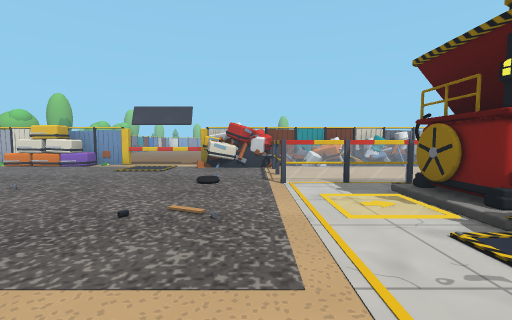
[1] (above)

16 first-person views from a walk through a 3-D level made in the Unity game engine. The camera is 1.5 m above the floor, tilts 4° down and sees 90° across. The floor is counted in squares, 2 m on a side. Each view is taken from the middle of a square. On the plan, view 1 faces up. The plan holds only what a view shows up to about 9 squares ahead; the rest is blank. The place goes on beyond the plan. The player is left out.

[2]
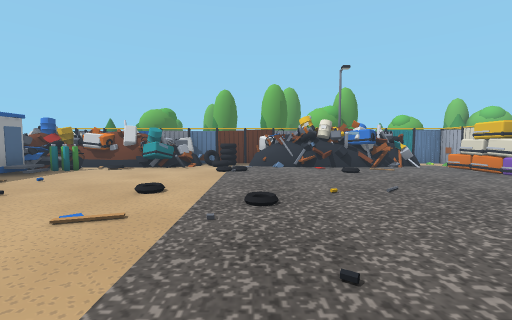

[3]
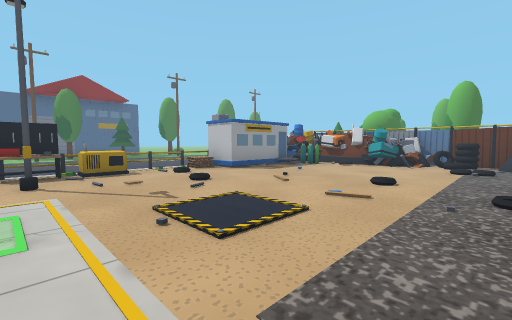

[4]
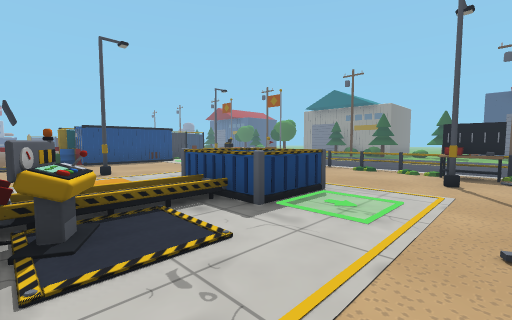

[5]
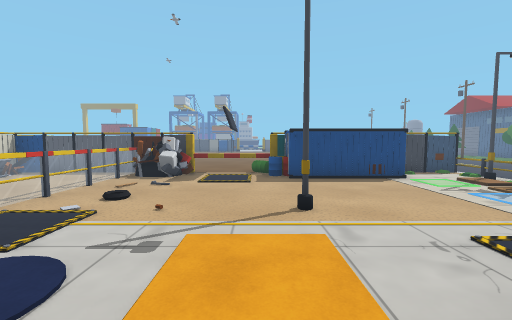

[6]
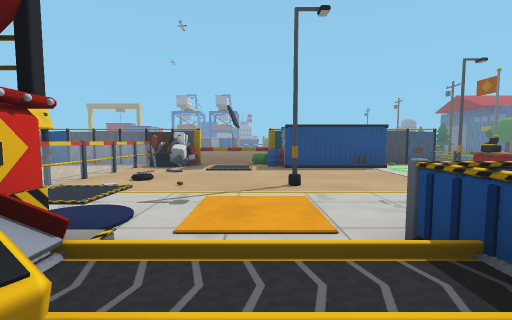

[7]
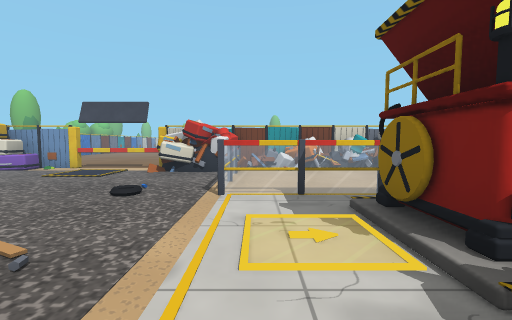

[8]
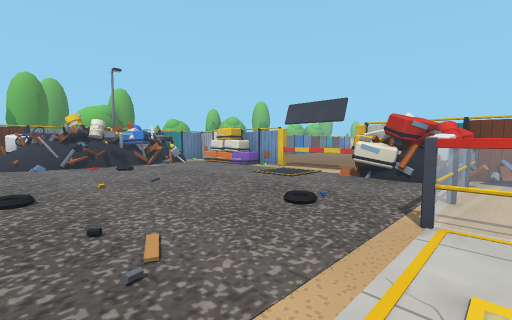

[9]
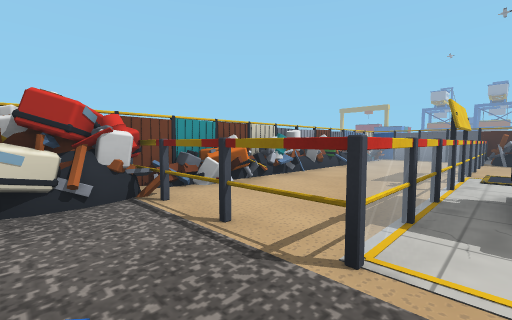

[10]
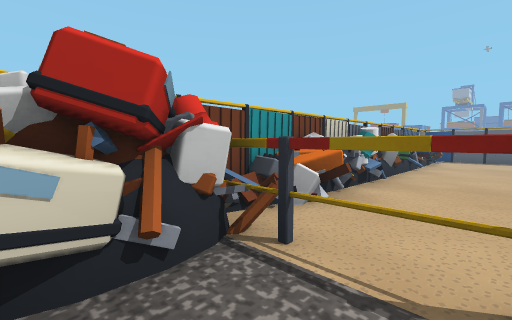

[11]
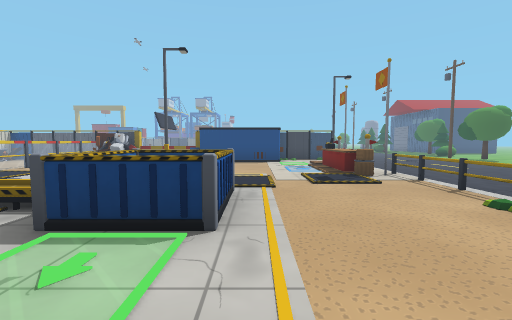

[12]
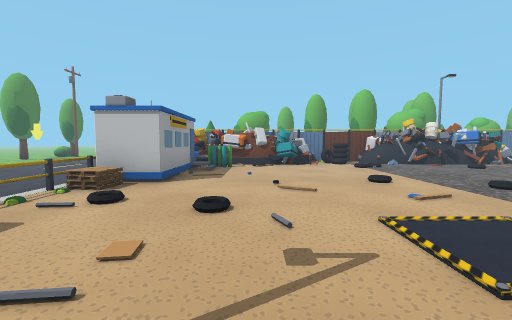

[13]
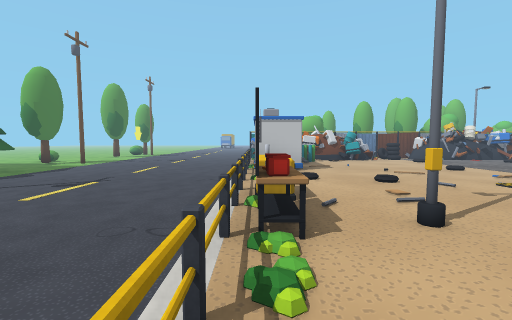

[14]
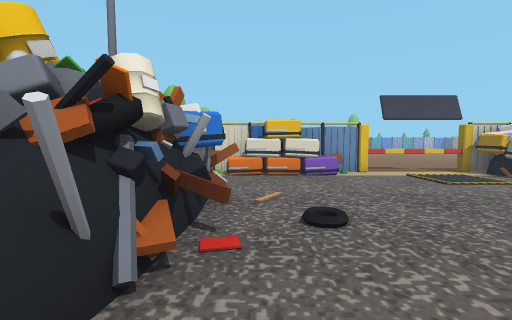

[15]
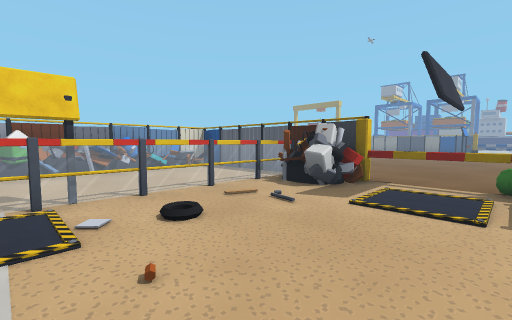

[16]
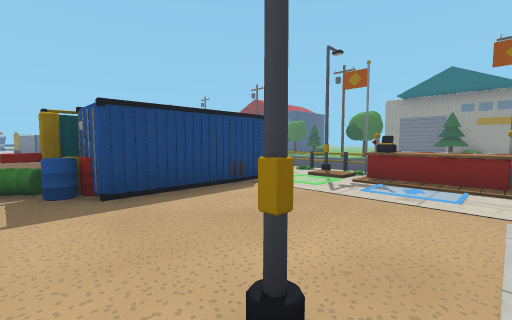

### Floor plan
Key: @ floor where view 1 was taken; # wall or solid block; x gap in a wall; . main floor; : floor 0.25 m higher than the main floor; / step, stairs or slope; = window, fence, low wall or low ledge; ^ raised ledge; T thing the floor can be seen under or through; O other object.
Columns run from 9 left of view 1 to 12 right of it. Each row starts with its distance up from view 1.
 10     .....
  9 #####x#x#############
  8 #OOOO...#############
  7 ##........#=........#
  6  #........#.........#
  5  O........#TTTTTTTTT#
  4  #=.........O/.....T#
  3 ##.../.....OO/.....TT.
  2 ##..../....O//....O.T.
  1 #O........../.......x.
  0 #^.......@..O...O..O#
 -1 ##.........O:O.....O
 -2  #/./..............O
 -3  #O/......O........O
 -4  ##OOO.........^^#/.#
 -5     O#O=O#O=..OO.OO=#
 -6     .................

Positions as (right, up) in squares from view 1, and headings:
1: (0, 0), facing up
2: (0, 2), facing left
3: (1, 2), facing down-left
4: (0, 2), facing down-right
5: (3, 1), facing right
6: (2, 1), facing right
7: (1, 1), facing up
8: (1, 2), facing up-left
9: (-1, 4), facing up-right
10: (-1, 6), facing up-right
11: (0, -2), facing right
12: (1, -2), facing left
13: (3, -5), facing left
14: (-7, 2), facing up
15: (6, 1), facing up-right
16: (6, 1), facing down-right
